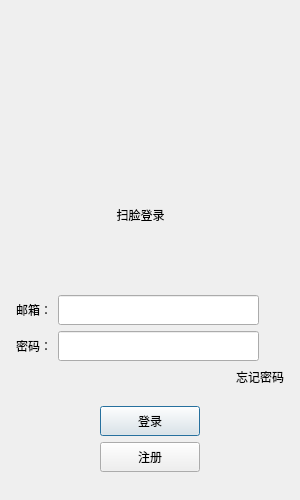
<?xml version="1.0" encoding="UTF-8"?>
<ui version="4.0">
 <class>LoginDialog</class>
 <widget class="QDialog" name="LoginDialog">
  <property name="geometry">
   <rect>
    <x>0</x>
    <y>0</y>
    <width>300</width>
    <height>500</height>
   </rect>
  </property>
  <property name="minimumSize">
   <size>
    <width>300</width>
    <height>500</height>
   </size>
  </property>
  <property name="maximumSize">
   <size>
    <width>300</width>
    <height>500</height>
   </size>
  </property>
  <property name="windowTitle">
   <string>Dialog</string>
  </property>
  <layout class="QVBoxLayout" name="verticalLayout_3">
   <item>
    <layout class="QVBoxLayout" name="verticalLayout_2">
     <property name="leftMargin">
      <number>5</number>
     </property>
     <property name="topMargin">
      <number>5</number>
     </property>
     <property name="rightMargin">
      <number>5</number>
     </property>
     <property name="bottomMargin">
      <number>5</number>
     </property>
     <item>
      <widget class="QLabel" name="err_tip">
       <property name="minimumSize">
        <size>
         <width>0</width>
         <height>25</height>
        </size>
       </property>
       <property name="maximumSize">
        <size>
         <width>16777215</width>
         <height>25</height>
        </size>
       </property>
       <property name="text">
        <string/>
       </property>
       <property name="alignment">
        <set>Qt::AlignmentFlag::AlignCenter</set>
       </property>
      </widget>
     </item>
     <item>
      <widget class="QWidget" name="head_widget" native="true">
       <property name="minimumSize">
        <size>
         <width>200</width>
         <height>230</height>
        </size>
       </property>
       <layout class="QGridLayout" name="gridLayout">
        <item row="1" column="0">
         <widget class="QLabel" name="head_label">
          <property name="minimumSize">
           <size>
            <width>100</width>
            <height>100</height>
           </size>
          </property>
          <property name="maximumSize">
           <size>
            <width>100</width>
            <height>100</height>
           </size>
          </property>
          <property name="text">
           <string/>
          </property>
         </widget>
        </item>
        <item row="2" column="0">
         <widget class="ClickedLabel" name="face_label">
          <property name="text">
           <string>     扫脸登录</string>
          </property>
         </widget>
        </item>
       </layout>
      </widget>
     </item>
     <item>
      <spacer name="verticalSpacer_3">
       <property name="orientation">
        <enum>Qt::Orientation::Vertical</enum>
       </property>
       <property name="sizeHint" stdset="0">
        <size>
         <width>20</width>
         <height>40</height>
        </size>
       </property>
      </spacer>
     </item>
     <item>
      <layout class="QHBoxLayout" name="horizontalLayout_2">
       <item>
        <widget class="QLabel" name="email_lb">
         <property name="minimumSize">
          <size>
           <width>0</width>
           <height>25</height>
          </size>
         </property>
         <property name="maximumSize">
          <size>
           <width>16777215</width>
           <height>25</height>
          </size>
         </property>
         <property name="text">
          <string>邮箱：</string>
         </property>
        </widget>
       </item>
       <item>
        <widget class="QLineEdit" name="email_edit">
         <property name="minimumSize">
          <size>
           <width>0</width>
           <height>30</height>
          </size>
         </property>
         <property name="maximumSize">
          <size>
           <width>16777215</width>
           <height>30</height>
          </size>
         </property>
        </widget>
       </item>
       <item>
        <spacer name="horizontalSpacer_6">
         <property name="orientation">
          <enum>Qt::Orientation::Horizontal</enum>
         </property>
         <property name="sizeType">
          <enum>QSizePolicy::Policy::Fixed</enum>
         </property>
         <property name="sizeHint" stdset="0">
          <size>
           <width>25</width>
           <height>20</height>
          </size>
         </property>
        </spacer>
       </item>
      </layout>
     </item>
     <item>
      <layout class="QHBoxLayout" name="horizontalLayout_3">
       <item>
        <widget class="QLabel" name="pass_label">
         <property name="minimumSize">
          <size>
           <width>0</width>
           <height>25</height>
          </size>
         </property>
         <property name="maximumSize">
          <size>
           <width>16777215</width>
           <height>25</height>
          </size>
         </property>
         <property name="text">
          <string>密码：</string>
         </property>
        </widget>
       </item>
       <item>
        <widget class="QLineEdit" name="pass_edit">
         <property name="minimumSize">
          <size>
           <width>0</width>
           <height>30</height>
          </size>
         </property>
         <property name="maximumSize">
          <size>
           <width>16777215</width>
           <height>30</height>
          </size>
         </property>
        </widget>
       </item>
       <item>
        <spacer name="horizontalSpacer_7">
         <property name="orientation">
          <enum>Qt::Orientation::Horizontal</enum>
         </property>
         <property name="sizeType">
          <enum>QSizePolicy::Policy::Fixed</enum>
         </property>
         <property name="sizeHint" stdset="0">
          <size>
           <width>25</width>
           <height>20</height>
          </size>
         </property>
        </spacer>
       </item>
      </layout>
     </item>
     <item>
      <layout class="QHBoxLayout" name="horizontalLayout_4">
       <item>
        <spacer name="horizontalSpacer">
         <property name="orientation">
          <enum>Qt::Orientation::Horizontal</enum>
         </property>
         <property name="sizeHint" stdset="0">
          <size>
           <width>40</width>
           <height>20</height>
          </size>
         </property>
        </spacer>
       </item>
       <item>
        <widget class="ClickedLabel" name="forget_label">
         <property name="text">
          <string>忘记密码</string>
         </property>
        </widget>
       </item>
      </layout>
     </item>
     <item>
      <spacer name="verticalSpacer_2">
       <property name="orientation">
        <enum>Qt::Orientation::Vertical</enum>
       </property>
       <property name="sizeHint" stdset="0">
        <size>
         <width>20</width>
         <height>40</height>
        </size>
       </property>
      </spacer>
     </item>
     <item>
      <layout class="QHBoxLayout" name="horizontalLayout_5">
       <item>
        <spacer name="horizontalSpacer_2">
         <property name="orientation">
          <enum>Qt::Orientation::Horizontal</enum>
         </property>
         <property name="sizeHint" stdset="0">
          <size>
           <width>40</width>
           <height>20</height>
          </size>
         </property>
        </spacer>
       </item>
       <item>
        <widget class="QPushButton" name="login_btn">
         <property name="minimumSize">
          <size>
           <width>100</width>
           <height>30</height>
          </size>
         </property>
         <property name="text">
          <string>登录</string>
         </property>
        </widget>
       </item>
       <item>
        <spacer name="horizontalSpacer_3">
         <property name="orientation">
          <enum>Qt::Orientation::Horizontal</enum>
         </property>
         <property name="sizeHint" stdset="0">
          <size>
           <width>40</width>
           <height>20</height>
          </size>
         </property>
        </spacer>
       </item>
      </layout>
     </item>
     <item>
      <layout class="QHBoxLayout" name="horizontalLayout_6">
       <item>
        <spacer name="horizontalSpacer_4">
         <property name="orientation">
          <enum>Qt::Orientation::Horizontal</enum>
         </property>
         <property name="sizeHint" stdset="0">
          <size>
           <width>40</width>
           <height>20</height>
          </size>
         </property>
        </spacer>
       </item>
       <item>
        <widget class="QPushButton" name="reg_btn">
         <property name="minimumSize">
          <size>
           <width>100</width>
           <height>30</height>
          </size>
         </property>
         <property name="text">
          <string>注册</string>
         </property>
        </widget>
       </item>
       <item>
        <spacer name="horizontalSpacer_5">
         <property name="orientation">
          <enum>Qt::Orientation::Horizontal</enum>
         </property>
         <property name="sizeHint" stdset="0">
          <size>
           <width>40</width>
           <height>20</height>
          </size>
         </property>
        </spacer>
       </item>
      </layout>
     </item>
     <item>
      <spacer name="verticalSpacer">
       <property name="orientation">
        <enum>Qt::Orientation::Vertical</enum>
       </property>
       <property name="sizeHint" stdset="0">
        <size>
         <width>20</width>
         <height>40</height>
        </size>
       </property>
      </spacer>
     </item>
    </layout>
   </item>
  </layout>
 </widget>
 <customwidgets>
  <customwidget>
   <class>ClickedLabel</class>
   <extends>QLabel</extends>
   <header>clickedlabel.h</header>
  </customwidget>
 </customwidgets>
 <resources/>
 <connections/>
</ui>
